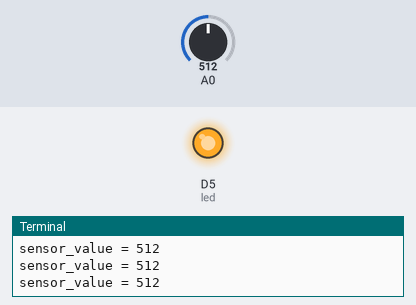
Bench run of a program on a simulated Raspberry Pi (BCM pin numbers) with a GrovePi and a Grove Base HAT. Parts: output pins drawn as LEDs (lit = HIGH), the last lines printed to the terminal. The inputs (shaded band) are chosen by the test bench; at power-on: A0 = 512 (analog values on the 0–1023 scale).

Above: at 1.2 s.
1.3 s: A0 set to 416
2.8 s: A0 set to 390
At 4.0 s:
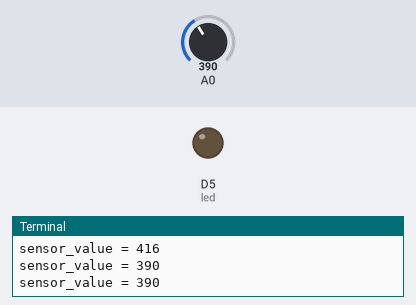
4.5 s: A0 set to 410
At 5.5 s:
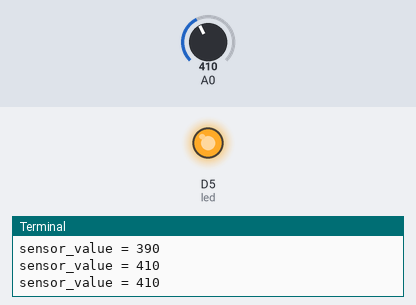
6.0 s: A0 set to 306
At 7.0 s:
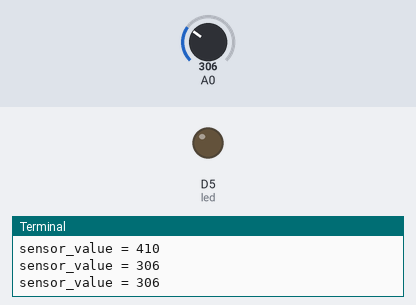
Timing chart, 0 to 8.5 s (numbered marks = the images above; inputs shaded):
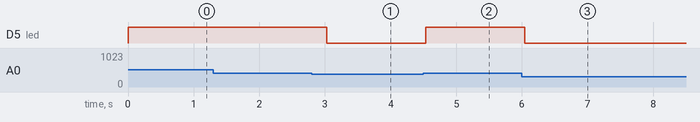

Measured:
- the behaviour switches between 401 and 400 on A0 (found by bisection; images 0 and 1)
- after the input at 2.8 s, D5 (led): HIGH → LOW after 0.22 s
- after the input at 4.5 s, D5 (led): LOW → HIGH at once
- after the input at 6.0 s, D5 (led): HIGH → LOW after 0.05 s

The program:

grove_sound_sensor.py
```python
#!/usr/bin/env python
#
# GrovePi Example for using the Grove Sound Sensor and the Grove LED
#
# The GrovePi connects the Raspberry Pi and Grove sensors.  You can learn more about GrovePi here:  http://www.dexterindustries.com/GrovePi
#
# Modules:
#	 http://www.seeedstudio.com/wiki/Grove_-_Sound_Sensor
#	 http://www.seeedstudio.com/wiki/Grove_-_LED_Socket_Kit
#
# Have a question about this example?  Ask on the forums here:  http://forum.dexterindustries.com/c/grovepi
#
'''
## License

The MIT License (MIT)

GrovePi for the Raspberry Pi: an open source platform for connecting Grove Sensors to the Raspberry Pi.
Copyright (C) 2017  Dexter Industries

Permission is hereby granted, free of charge, to any person obtaining a copy
of this software and associated documentation files (the "Software"), to deal
in the Software without restriction, including without limitation the rights
to use, copy, modify, merge, publish, distribute, sublicense, and/or sell
copies of the Software, and to permit persons to whom the Software is
furnished to do so, subject to the following conditions:

The above copyright notice and this permission notice shall be included in
all copies or substantial portions of the Software.

THE SOFTWARE IS PROVIDED "AS IS", WITHOUT WARRANTY OF ANY KIND, EXPRESS OR
IMPLIED, INCLUDING BUT NOT LIMITED TO THE WARRANTIES OF MERCHANTABILITY,
FITNESS FOR A PARTICULAR PURPOSE AND NONINFRINGEMENT. IN NO EVENT SHALL THE
AUTHORS OR COPYRIGHT HOLDERS BE LIABLE FOR ANY CLAIM, DAMAGES OR OTHER
LIABILITY, WHETHER IN AN ACTION OF CONTRACT, TORT OR OTHERWISE, ARISING FROM,
OUT OF OR IN CONNECTION WITH THE SOFTWARE OR THE USE OR OTHER DEALINGS IN
THE SOFTWARE.
'''

import time
import grovepi

# Connect the Grove Sound Sensor to analog port A0
# SIG,NC,VCC,GND
sound_sensor = 0

# Connect the Grove LED to digital port D5
# SIG,NC,VCC,GND
led = 5

grovepi.pinMode(sound_sensor,"INPUT")
grovepi.pinMode(led,"OUTPUT")

# The threshold to turn the led on 400.00 * 5 / 1024 = 1.95v
threshold_value = 400

while True:
    try:
        # Read the sound level
        sensor_value = grovepi.analogRead(sound_sensor)

        # If loud, illuminate LED, otherwise dim
        if sensor_value > threshold_value:
            grovepi.digitalWrite(led,1)
        else:
            grovepi.digitalWrite(led,0)

        print("sensor_value = %d" %sensor_value)
        time.sleep(.5)

    except IOError:
        print ("Error")
```
